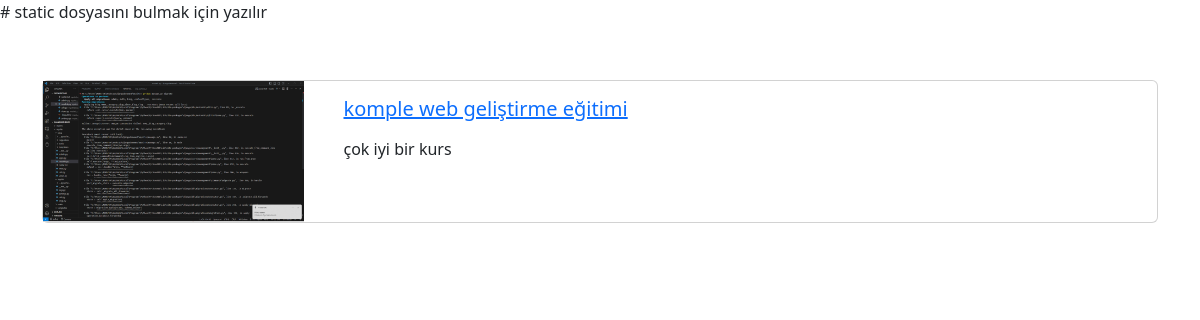
Page /blogs/komple-web-gelistirme-egitimi on the committed database.
### blog/models.py (models this page shows, shortened)
class Blog(models.Model): #12.satıra kadar blog için bir alan oluşturduk ve bunların içinde nelerin nasıl olmasını istediğimizi yazdık
    title = models.CharField(max_length=200)
    image = models.ImageField(upload_to="blogs")#models.FileField  bu kodda olurdu fakat bu bütün dosyaları eklemeye yarar. Imagefield sadece resim ekelmek için yazılır
    description = RichTextField()
    is_active = models.BooleanField(default=False)
    is_home = models.BooleanField(default=False)
    slug = models.SlugField(null=False, blank=True, unique=True,db_index=True,editable=False)
    category = models.ForeignKey(Category,default=1, on_delete=models.CASCADE)

### blog/views.py (the view)
# urls.py: path("blogs/<slug:slug>", views.blog_details, name ="blog_details" )
def blog_details(request,slug):
    blog=Blog.objects.get(slug=slug)
    return render(request,"blog/blog-details.html", {
        "blog":blog
    })

### blog/templates/blog/blog-details.html (shortened to what this page needs)
{% extends "base.html" %}
{%load static%}
{%block content%}
<div class="container">
        <div class="row">
            <div class="col-12">
                <div class="card mb-3">
                    <div class="row">
                        <div class="col-md-3">
                            <img src="{{ blog.image.url }}" alt="" class="img-fluid">
                        </div>
                        <div class="col-md-9">
                            <div class="card-body">
                                <h5 class="card-title">
                                    <a href="{% url 'blog_details' blog.id %}">
                                    {{blog.title}}
                                </a>
                                </h5>
                                <p class="card-text"> {{blog.description|safe}} </p>
                            </div>
                        </div>
                    </div>
                </div>
            </div>
        </div>
    </div>
{%endblock%}

### rows in the picture
Blog: image (picture), title "komple web geliştirme eğitimi", description "çok iyi bir kurs"
